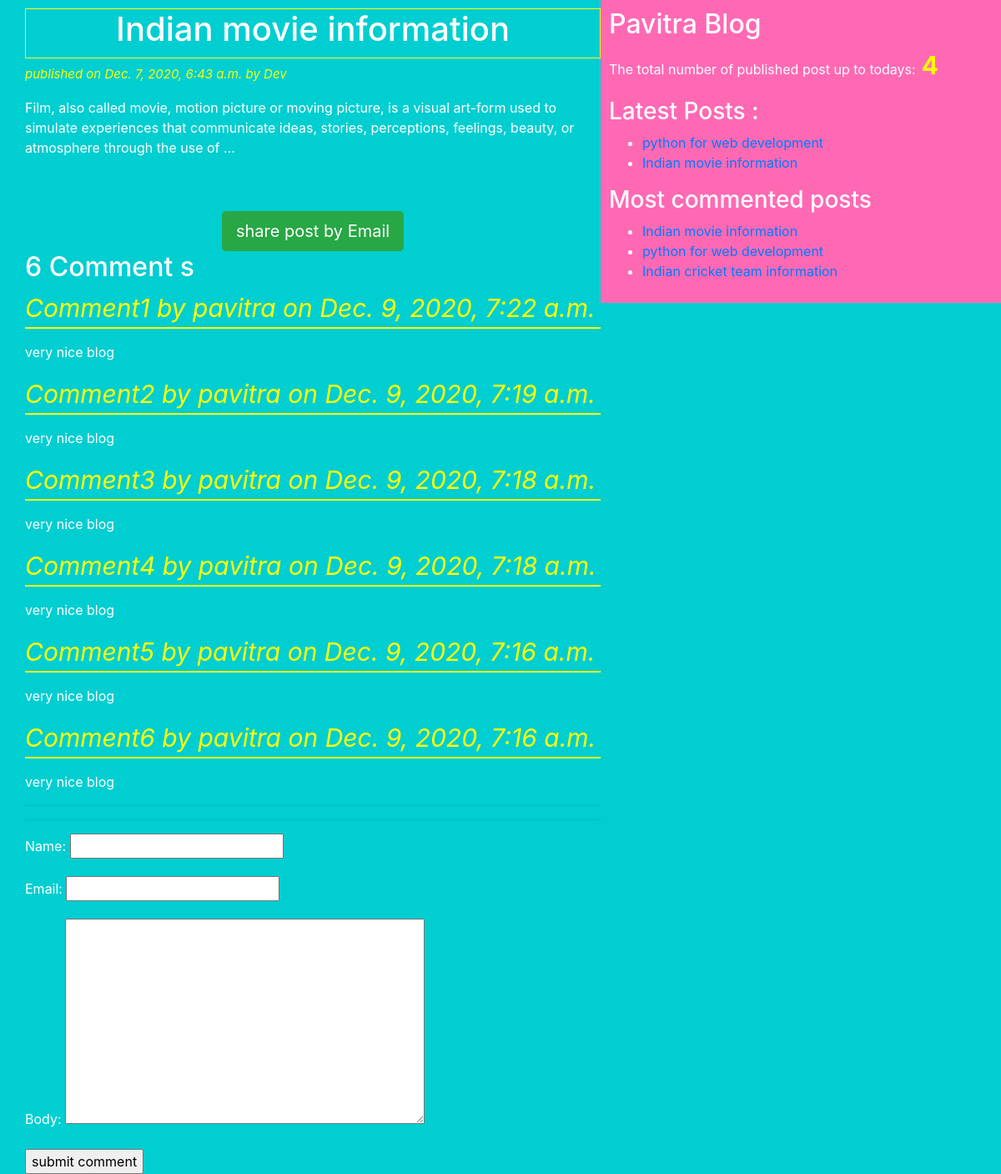
/2020/12/07/My-movie/, run on the app's committed database.
### blogapp/models.py (models this page shows, shortened)
class Post(models.Model):
	STATUS_CHOICES=(('draft','Draft'),('published','Published'))
	title = models.CharField(max_length=50)
	slug = models.SlugField(max_length=50,unique_for_date='publish')
	author=models.ForeignKey(User,related_name='blog_posts',on_delete=models.CASCADE)
	body = models.TextField()
	publish = models.DateTimeField(default=timezone.now)
	created = models.DateTimeField(auto_now_add=True)
	updated=models.DateTimeField(auto_now=True)
	status = models.CharField(max_length=50,choices=STATUS_CHOICES,default='draft')
	objects=CustomManager()
	tags=TaggableManager()
	class Meta:
		ordering=('-publish',)
	def get_absolute_url(self):
		return reverse('post_detail',args=[self.publish.year,self.publish.strftime('%m'),self.publish.strftime('%d'),self.slug])

class Comment(models.Model):
	post=models.ForeignKey(Post,related_name='comments',on_delete=models.CASCADE)
	name = models.CharField(max_length=50)
	email = models.EmailField()
	body = models.TextField()
	created = models.DateTimeField(auto_now_add=True)
	updated = models.DateTimeField(auto_now=True)
	active = models.BooleanField(default=True)
	class Meta:
		ordering=('-created',)

### blogapp/views.py (the view)
# urls.py: re_path(r'^(?P<year>\d{4})/(?P<month>\d{2})/(?P<day>\d{2})/(?P<post>[-\w]+)/$',views.post_detail_view,name='post_detail'),
def post_detail_view(request,year,month,day,post):
	post = get_object_or_404(Post,slug=post,status='published',publish__year=year,publish__month=month,publish__day=day)
	comments=post.comments.filter(active=True)
	csubmit=False
	if request.method=='POST':
		form=CommentForm(request.POST)
		if form.is_valid():
			new_comment=form.save(commit=False)
			new_comment.post=post
			new_comment.save()
			csubmit=True
	else:
		form=CommentForm
	my_dict={'post':post,'form':form,'csubmit':csubmit,'comments':comments}
	return render(request=request, template_name='blogapp/post_detail.html',context=my_dict)

### blogapp/models.py (called while the page is built)
	def get_queryset(self):
		return super().get_queryset().filter(status='published')

### blogapp/templatetags/blog_tags.py (called while the page is built)
@register.simple_tag(name='my_tag')
def total_posts():
	return Post.objects.count()

@register.inclusion_tag('blogapp/latest_posts.html')
def show_latest_posts():
	latest_posts=Post.objects.order_by('-publish')[:2]
	return {'latest_posts':latest_posts}

@register.simple_tag()
def get_most_commented_posts(count=3):
	return Post.objects.annotate(total_comments=Count('comments')).order_by('-total_comments')[:count]

### templates/blogapp/post_detail.html (shortened to what this page needs)
{% extends "blogapp/base.html" %}
{% block content_block %}
	<h1>{{post.title}}</h1>
	<p id="date">published on {{post.publish}} by {{post.author|title}}</p>
	{{post.body|truncatewords:30|linebreaks}}
	<br><br>
	<div class="container" align="center">
		<a href="/{{post.id}}/share" class="btn btn-lg btn-success" target="blank">share post by Email</a>
	</div>
	{% with comments.count as comments_count  %}
		<h2>{{ comments_count }} Comment {{comments_count|pluralize}}</h2>
	{% endwith %}
	{% if comments %}
		{% for comment in comments %}
			<p id="ch">Comment{{forloop.counter}} by {{comment.name}} on {{comment.created}}</p>
			<div class="cb">
				{{ comment.body|linebreaks}}
			</div>
		{% endfor %}
		<hr><hr>
	{% else %}
		<p>there is no comments yet !!</p>
	{% endif %}
	{% if csubmit %}
		<h2>your comment added successfully</h2>
	{% else %}
		<form method="post">
			{{form.as_p}}
			<input type="submit" name="" value="submit comment">
		</form>
	{% endif %}
{% endblock content_block %}

### templates/blogapp/base.html (shortened to what this page needs)
<!DOCTYPE html>
{% load blog_tags %}
{% load static %}
<html  lang="en" dir="ltr">
<head>
	<link rel="stylesheet" href="https://cdn.jsdelivr.net/npm/bootstrap@4.5.3/dist/css/bootstrap.min.css">
	<link rel="stylesheet" type="text/css" href="{% static "css/blog.css" %}">
</head>
<body>
	<div class="content">
		{% block content_block %}
		{% endblock content_block %}
	</div>
	<div class="sidebar">
		<h2>Pavitra Blog</h2>
		<p>The total number of published post up to todays:<span id="pcount"> {% my_tag %}</span></p>
		<h3>Latest Posts :</h3>{% show_latest_posts %}
		<h3>Most commented posts</h3>
		{% get_most_commented_posts as m_c_p%}
		<ul>
			{% for post in m_c_p %}
			<li><a href="{{ post.get_absolute_url }}">{{post.title}}</a></li>
			{% endfor %}
		</ul>
	</div>
</body>
</html>

### templates/blogapp/latest_posts.html
<ul>
	{% for post in latest_posts %}
		<li><a href="{{post.get_absolute_url}}">{{post.title}}</a></li>
	{% endfor %}
</ul>

### static/css/blog.css (style rules this page uses)
.content { width: 60%; float: left; padding: 10px 0 0 30px; background: rgb(0,206,209); height: 100%; }
.sidebar { width: 40%; float: right; padding: 10px; background: rgb(255,105,180); height: 100%; }
h1 { text-align: center; border: 1px solid yellow; padding-bottom: 10px; }
body { color: white; background-color: rgb(0,206,209); }
#date { color: yellow; font-size: 15px; font-style: italic; }
#ch { color: yellow; font-size: 30px; font-style: italic; border-bottom: 2px solid yellow; }
#pcount { font-size: 30px; color: yellow; font-weight: bold; }

### data on the page
Post: title "Indian movie information", publish "Dec. 7, 2020, 6:43 a.m.", author "Dev", body "Film, also called movie, motion picture or moving picture, is a visual art-form used to simulate experiences that communicate ideas, stories, perceptions, feelings, beauty, or atmosphere through the use of …"
Comment: name "pavitra", created "Dec. 9, 2020, 7:22 a.m.", body "very nice blog"
Comment: name "pavitra", created "Dec. 9, 2020, 7:19 a.m.", body "very nice blog"
Comment: name "pavitra", created "Dec. 9, 2020, 7:18 a.m.", body "very nice blog"
Comment: name "pavitra", created "Dec. 9, 2020, 7:18 a.m.", body "very nice blog"
Comment: name "pavitra", created "Dec. 9, 2020, 7:16 a.m.", body "very nice blog"
Comment: name "pavitra", created "Dec. 9, 2020, 7:16 a.m.", body "very nice blog"
Post: title "python for web development"
Post: title "Indian cricket team information"

### other printed values
{{ comments_count }} "6"
